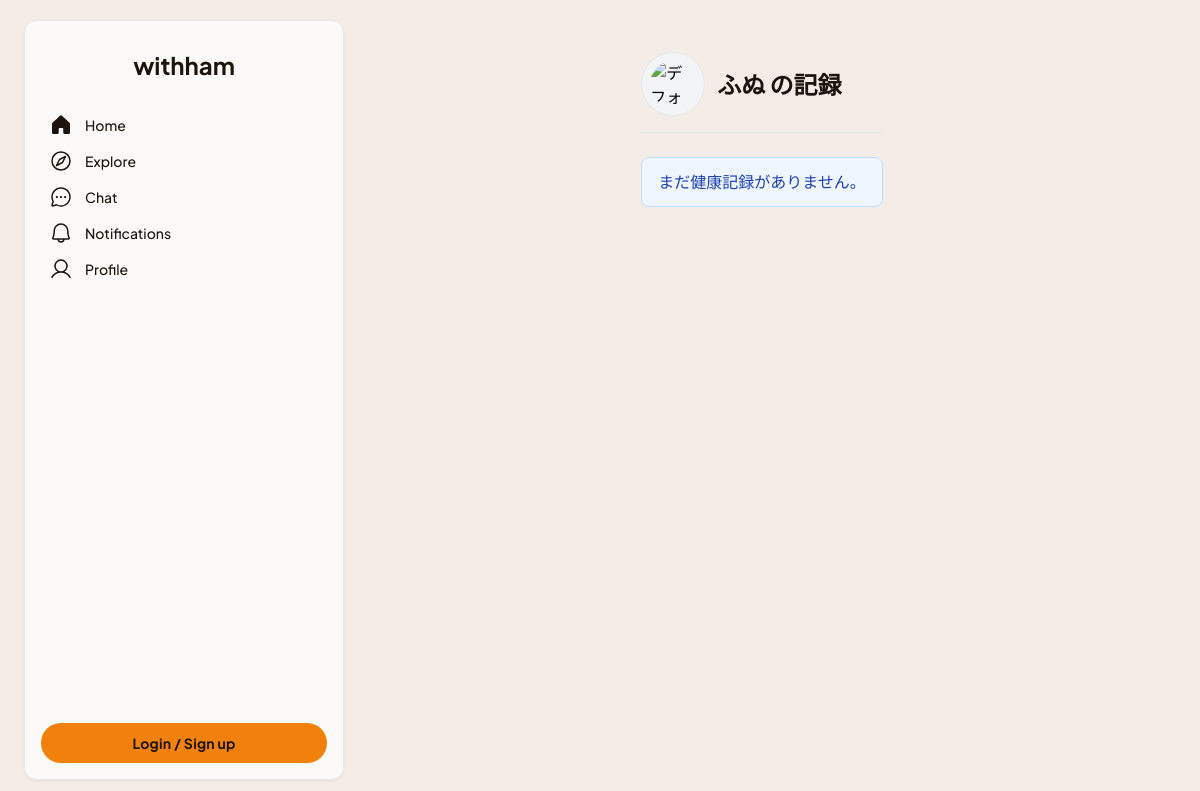
Before: /hamsters/1/logs/ with the older database file.
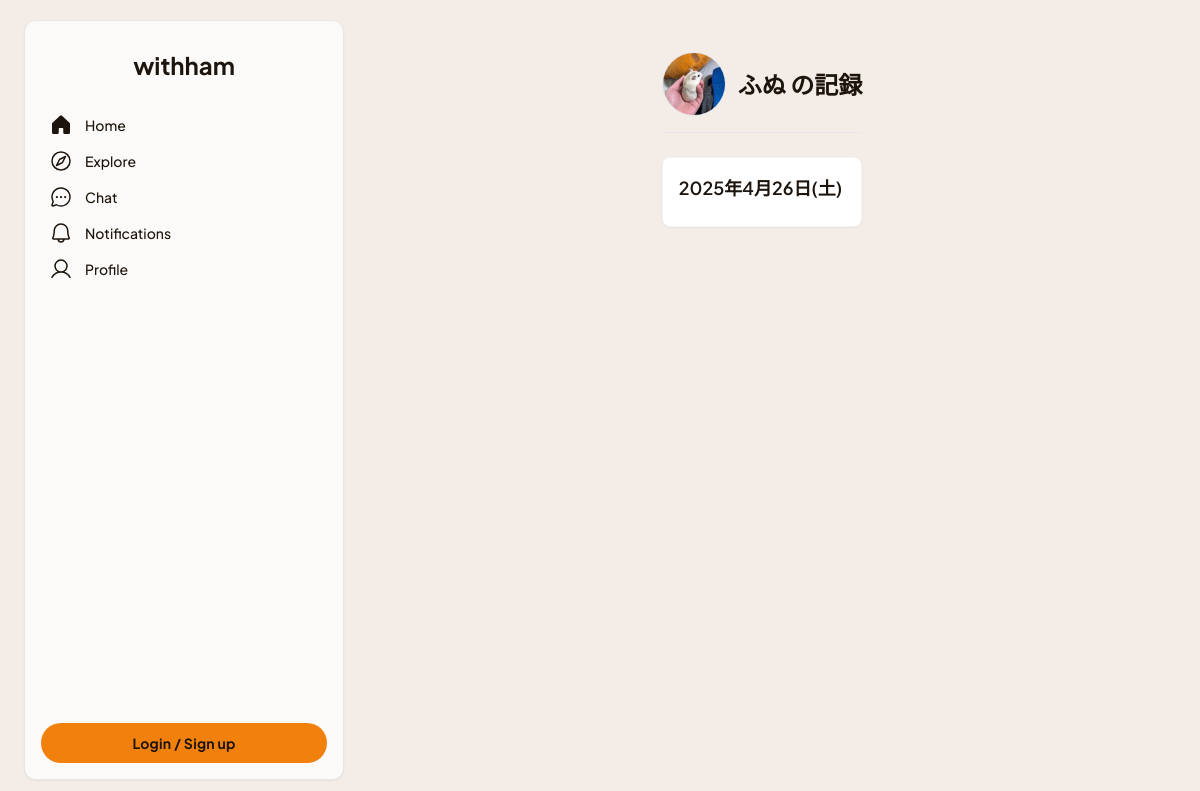
After: the same page with the newer database file.
### withham/models.py (models this page shows, shortened)
class Hamster(models.Model):
    owner = models.ForeignKey(User, on_delete=models.CASCADE, related_name='hamsters', verbose_name='飼い主')
    name = models.CharField('名前', max_length=100)
    breed = models.CharField('種類', max_length=50, blank=True, null=True)
    birthday = models.DateField('誕生日', blank=True, null=True)
    GENDER_CHOICES = [
        ('M', '男の子'),
        ('F', '女の子'),
        ('U', '不明'),
    ]
    gender = models.CharField('性別', max_length=1, choices=GENDER_CHOICES, default='U')
    profile_text = models.TextField('プロフィール', blank=True, null=True)
    profile_image = models.ImageField('プロフィール画像', upload_to='hamster_images/', blank=True, null=True)
    created_at = models.DateTimeField('登録日時', default=timezone.now)
    class Meta:
        verbose_name = 'ハムスター'
        verbose_name_plural = 'ハムスター'

class HealthLog(models.Model):
    hamster = models.ForeignKey(Hamster, on_delete=models.CASCADE, related_name='health_logs', verbose_name='対象ハムスター')
    log_date = models.DateField("記録日", default=timezone.now)
    weight_g = models.DecimalField("体重(g)", max_digits=4, decimal_places=1, null=True, blank=True)
    notes = models.TextField("様子・メモ", blank=True, null=True)
    recorded_by = models.ForeignKey(User, on_delete=models.SET_NULL, null=True, blank=True, related_name='recorded_health_logs', verbose_name='記録者')
    created_at = models.DateTimeField("作成日時", auto_now_add=True)
    class Meta:
        verbose_name = '健康記録'
        verbose_name_plural = '健康記録'
        ordering = ['-log_date', '-created_at']

### withham/views.py (the view)
# urls.py: path('hamsters/<int:hamster_pk>/logs/', views.health_log_list, name='health_log_list'),
def health_log_list(request, hamster_pk):
    hamster = get_object_or_404(Hamster, pk=hamster_pk)
    health_logs = hamster.health_logs.all().order_by('-log_date', '-created_at')
    context = {
        'hamster': hamster,
        'health_logs': health_logs,
    }
    return render(request, 'withham/health_log_list.html', context)

### withham/templates/withham/health_log_list.html (shortened to what this page needs)
{% extends "withham/base.html" %}
{% load static %}
{% load humanize %}
{% block content %}
<div class="max-w-2xl mx-auto mt-8 px-4">
    <div class="flex flex-col sm:flex-row items-center justify-between gap-4 mb-6 pb-4 border-b border-gray-200">
        <div class="flex items-center gap-3">
            {% if hamster.profile_image %}
                <img src="{{ hamster.profile_image.url }}" class="h-16 w-16 rounded-full object-cover border border-gray-200" alt="{{ hamster.name }}">
            {% else %}
                <img src="{% static 'images/default_hamster_icon.svg' %}" class="h-16 w-16 rounded-full object-contain bg-gray-100 p-2 border border-gray-200" alt="デフォルト画像">
            {% endif %}
            <h2 class="text-2xl font-bold text-[#1c140d]">
                <a href="#" class="hover:underline">{{ hamster.name }}</a> の記録
            </h2>
        </div>
    </div>
    <div class="space-y-4">
        {% for log in health_logs %}
            <div class="bg-white p-4 rounded-lg shadow-sm border border-gray-100">
                <div class="flex justify-between items-baseline mb-2">
                    <h4 class="font-semibold text-lg text-[#1c140d]">{{ log.log_date|date:"Y年n月j日(D)" }}</h4>
                </div>
            </div>
        {% empty %}
            <div class="bg-blue-50 border border-blue-200 text-blue-800 px-4 py-3 rounded-lg relative text-center" role="alert">
                <p>まだ健康記録がありません。</p>
            </div>
        {% endfor %}
    </div>
</div>
{% endblock %}

Changed rows visible on the page:
changed Hamster "ふぬ": profile_image: picture added
added HealthLog: log_date "2025年4月26日(土)"
Other visible differences:
text no longer shown: "まだ健康記録がありません。"
